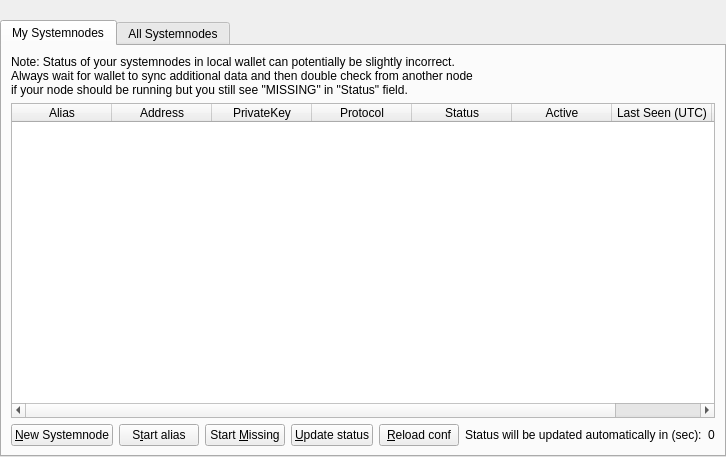
<?xml version="1.0" encoding="UTF-8"?>
<ui version="4.0">
 <class>SystemnodeList</class>
 <widget class="QWidget" name="SystemnodeList">
  <property name="geometry">
   <rect>
    <x>0</x>
    <y>0</y>
    <width>723</width>
    <height>457</height>
   </rect>
  </property>
  <property name="windowTitle">
   <string>Form</string>
  </property>
  <layout class="QVBoxLayout" name="topLayout">
   <property name="leftMargin">
    <number>0</number>
   </property>
   <property name="topMargin">
    <number>0</number>
   </property>
   <property name="rightMargin">
    <number>0</number>
   </property>
   <property name="bottomMargin">
    <number>0</number>
   </property>
   <item>
    <layout class="QVBoxLayout" name="verticalLayout">
     <property name="bottomMargin">
      <number>0</number>
     </property>
     <item>
      <spacer name="horizontalSpacer0">
       <property name="orientation">
        <enum>Qt::Horizontal</enum>
       </property>
       <property name="sizeHint" stdset="0">
        <size>
         <width>40</width>
         <height>20</height>
        </size>
       </property>
      </spacer>
     </item>
     <item>
      <widget class="QTabWidget" name="tabWidget">
       <property name="currentIndex">
        <number>0</number>
       </property>
       <widget class="QWidget" name="tabMySystemnodes">
        <attribute name="title">
         <string>My Systemnodes</string>
        </attribute>
        <layout class="QGridLayout" name="gridLayout_2">
         <item row="0" column="0">
          <layout class="QVBoxLayout" name="verticalLayout_2">
           <property name="bottomMargin">
            <number>0</number>
           </property>
           <item>
            <layout class="QHBoxLayout" name="horizontalLayout_note">
             <property name="bottomMargin">
              <number>0</number>
             </property>
             <item>
              <widget class="QLabel" name="updateNote">
               <property name="text">
                <string>Note: Status of your systemnodes in local wallet can potentially be slightly incorrect.&lt;br /&gt;Always wait for wallet to sync additional data and then double check from another node&lt;br /&gt;if your node should be running but you still see &quot;MISSING&quot; in &quot;Status&quot; field.</string>
               </property>
              </widget>
             </item>
            </layout>
           </item>
           <item>
            <widget class="QTableWidget" name="tableWidgetMySystemnodes">
             <property name="minimumSize">
              <size>
               <width>695</width>
               <height>0</height>
              </size>
             </property>
             <property name="editTriggers">
              <set>QAbstractItemView::NoEditTriggers</set>
             </property>
             <property name="alternatingRowColors">
              <bool>true</bool>
             </property>
             <property name="selectionMode">
              <enum>QAbstractItemView::SingleSelection</enum>
             </property>
             <property name="selectionBehavior">
              <enum>QAbstractItemView::SelectRows</enum>
             </property>
             <property name="sortingEnabled">
              <bool>true</bool>
             </property>
             <attribute name="horizontalHeaderStretchLastSection">
              <bool>true</bool>
             </attribute>
             <column>
              <property name="text">
               <string>Alias</string>
              </property>
             </column>
             <column>
              <property name="text">
               <string>Address</string>
              </property>
             </column>
             <column>
              <property name="text">
               <string>PrivateKey</string>
              </property>
             </column>
             <column>
              <property name="text">
               <string>Protocol</string>
              </property>
             </column>
             <column>
              <property name="text">
               <string>Status</string>
              </property>
             </column>
             <column>
              <property name="text">
               <string>Active</string>
              </property>
             </column>
             <column>
              <property name="text">
               <string>Last Seen (UTC)</string>
              </property>
             </column>
             <column>
              <property name="text">
               <string>Pubkey</string>
              </property>
             </column>
            </widget>
           </item>
           <item>
            <layout class="QHBoxLayout" name="horizontalLayout_5">
             <property name="bottomMargin">
              <number>0</number>
             </property>
             <item>
              <widget class="QPushButton" name="CreateNewSystemnode">
               <property name="text">
                <string>&amp;New Systemnode</string>
               </property>
              </widget>
             </item>
             <item>
              <widget class="QPushButton" name="startButton">
               <property name="text">
                <string>S&amp;tart alias</string>
               </property>
              </widget>
             </item>
             <item>
              <widget class="QPushButton" name="startMissingButton">
               <property name="text">
                <string>Start &amp;Missing</string>
               </property>
              </widget>
             </item>
             <item>
              <widget class="QPushButton" name="UpdateButton">
               <property name="text">
                <string>&amp;Update status</string>
               </property>
              </widget>
             </item>
             <item>
              <widget class="QPushButton" name="reloadButton">
               <property name="text">
                <string>&amp;Reload conf</string>
               </property>
              </widget>
             </item>
             <item>
              <widget class="QLabel" name="autoupdate_label">
               <property name="text">
                <string>Status will be updated automatically in (sec):</string>
               </property>
              </widget>
             </item>
             <item>
              <widget class="QLabel" name="secondsLabel">
               <property name="text">
                <string>0</string>
               </property>
              </widget>
             </item>
             <item>
              <spacer name="horizontalSpacer_5">
               <property name="orientation">
                <enum>Qt::Horizontal</enum>
               </property>
               <property name="sizeHint" stdset="0">
                <size>
                 <width>40</width>
                 <height>20</height>
                </size>
               </property>
              </spacer>
             </item>
            </layout>
           </item>
          </layout>
         </item>
        </layout>
       </widget>
       <widget class="QWidget" name="tabAllSystemnodes">
        <attribute name="title">
         <string>All Systemnodes</string>
        </attribute>
        <layout class="QGridLayout" name="gridLayout">
         <item row="1" column="0">
          <widget class="QTableWidget" name="tableWidgetSystemnodes">
           <property name="editTriggers">
            <set>QAbstractItemView::NoEditTriggers</set>
           </property>
           <property name="alternatingRowColors">
            <bool>true</bool>
           </property>
           <property name="selectionBehavior">
            <enum>QAbstractItemView::SelectRows</enum>
           </property>
           <property name="sortingEnabled">
            <bool>true</bool>
           </property>
           <attribute name="horizontalHeaderStretchLastSection">
            <bool>true</bool>
           </attribute>
           <column>
            <property name="text">
             <string>Address</string>
            </property>
           </column>
           <column>
            <property name="text">
             <string>Protocol</string>
            </property>
           </column>
           <column>
            <property name="text">
             <string>Status</string>
            </property>
           </column>
           <column>
            <property name="text">
             <string>Active</string>
            </property>
           </column>
           <column>
            <property name="text">
             <string>Last Seen (UTC)</string>
            </property>
           </column>
           <column>
            <property name="text">
             <string>Pubkey</string>
            </property>
           </column>
          </widget>
         </item>
         <item row="0" column="0">
          <layout class="QHBoxLayout" name="horizontalLayout_3">
           <property name="bottomMargin">
            <number>0</number>
           </property>
           <item>
            <widget class="QLabel" name="label_filter">
             <property name="text">
              <string>Filter List:</string>
             </property>
            </widget>
           </item>
           <item>
            <widget class="QLineEdit" name="filterLineEdit">
             <property name="toolTip">
              <string>Filter systemnode list</string>
             </property>
            </widget>
           </item>
           <item>
            <spacer name="horizontalSpacer_3">
             <property name="orientation">
              <enum>Qt::Horizontal</enum>
             </property>
             <property name="sizeHint" stdset="0">
              <size>
               <width>10</width>
               <height>20</height>
              </size>
             </property>
            </spacer>
           </item>
           <item>
            <widget class="QLabel" name="label_count">
             <property name="text">
              <string>Node Count:</string>
             </property>
            </widget>
           </item>
           <item>
            <widget class="QLabel" name="countLabel">
             <property name="text">
              <string>0</string>
             </property>
            </widget>
           </item>
          </layout>
         </item>
        </layout>
       </widget>
      </widget>
     </item>
    </layout>
   </item>
  </layout>
 </widget>
 <resources/>
 <connections/>
</ui>
